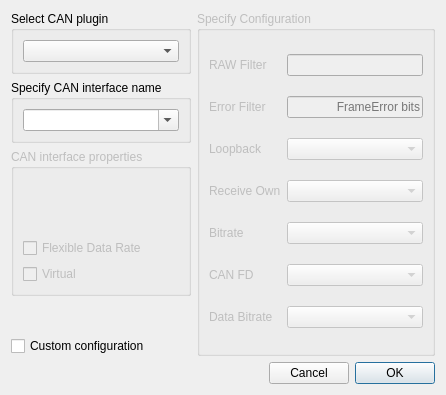
<?xml version="1.0" encoding="UTF-8"?>
<ui version="4.0">
 <class>ConnectDialog</class>
 <widget class="QDialog" name="ConnectDialog">
  <property name="geometry">
   <rect>
    <x>0</x>
    <y>0</y>
    <width>446</width>
    <height>395</height>
   </rect>
  </property>
  <property name="windowTitle">
   <string>Connect</string>
  </property>
  <layout class="QGridLayout" name="gridLayout_2">
   <item row="5" column="0" colspan="2">
    <layout class="QHBoxLayout" name="horizontalLayout">
     <item>
      <spacer name="horizontalSpacer">
       <property name="orientation">
        <enum>Qt::Horizontal</enum>
       </property>
       <property name="sizeHint" stdset="0">
        <size>
         <width>96</width>
         <height>20</height>
        </size>
       </property>
      </spacer>
     </item>
     <item>
      <widget class="QPushButton" name="cancelButton">
       <property name="text">
        <string>Cancel</string>
       </property>
       <property name="autoDefault">
        <bool>false</bool>
       </property>
      </widget>
     </item>
     <item>
      <widget class="QPushButton" name="okButton">
       <property name="text">
        <string>OK</string>
       </property>
       <property name="autoDefault">
        <bool>false</bool>
       </property>
       <property name="default">
        <bool>true</bool>
       </property>
      </widget>
     </item>
    </layout>
   </item>
   <item row="0" column="0">
    <widget class="QGroupBox" name="selectPluginBox">
     <property name="title">
      <string>Select CAN plugin</string>
     </property>
     <layout class="QGridLayout" name="gridLayout">
      <item row="0" column="0">
       <widget class="QComboBox" name="pluginListBox"/>
      </item>
     </layout>
    </widget>
   </item>
   <item row="0" column="1" rowspan="5">
    <widget class="QGroupBox" name="configurationBox">
     <property name="enabled">
      <bool>false</bool>
     </property>
     <property name="title">
      <string>Specify Configuration</string>
     </property>
     <layout class="QGridLayout" name="gridLayout_4">
      <item row="0" column="0">
       <widget class="QLabel" name="rawFilterLabel">
        <property name="text">
         <string>RAW Filter</string>
        </property>
       </widget>
      </item>
      <item row="0" column="1">
       <widget class="QLineEdit" name="rawFilterEdit">
        <property name="alignment">
         <set>Qt::AlignRight|Qt::AlignTrailing|Qt::AlignVCenter</set>
        </property>
       </widget>
      </item>
      <item row="1" column="0">
       <widget class="QLabel" name="errorFilterLabel">
        <property name="text">
         <string>Error Filter</string>
        </property>
       </widget>
      </item>
      <item row="1" column="1">
       <widget class="QLineEdit" name="errorFilterEdit">
        <property name="alignment">
         <set>Qt::AlignRight|Qt::AlignTrailing|Qt::AlignVCenter</set>
        </property>
        <property name="placeholderText">
         <string>FrameError bits</string>
        </property>
       </widget>
      </item>
      <item row="2" column="0">
       <widget class="QLabel" name="loopbackLabel">
        <property name="text">
         <string>Loopback</string>
        </property>
       </widget>
      </item>
      <item row="2" column="1">
       <widget class="QComboBox" name="loopbackBox"/>
      </item>
      <item row="3" column="0">
       <widget class="QLabel" name="receiveOwnLabel">
        <property name="text">
         <string>Receive Own</string>
        </property>
       </widget>
      </item>
      <item row="3" column="1">
       <widget class="QComboBox" name="receiveOwnBox"/>
      </item>
      <item row="4" column="0">
       <widget class="QLabel" name="bitrateLabel">
        <property name="text">
         <string>Bitrate</string>
        </property>
       </widget>
      </item>
      <item row="4" column="1">
       <widget class="BitRateBox" name="bitrateBox"/>
      </item>
      <item row="5" column="0">
       <widget class="QLabel" name="canFdLabel">
        <property name="text">
         <string>CAN FD</string>
        </property>
       </widget>
      </item>
      <item row="5" column="1">
       <widget class="QComboBox" name="canFdBox"/>
      </item>
      <item row="6" column="0">
       <widget class="QLabel" name="dataBitrateLabel">
        <property name="text">
         <string>Data Bitrate</string>
        </property>
       </widget>
      </item>
      <item row="6" column="1">
       <widget class="BitRateBox" name="dataBitrateBox"/>
      </item>
     </layout>
    </widget>
   </item>
   <item row="1" column="0">
    <widget class="QGroupBox" name="specifyInterfaceNameBox">
     <property name="title">
      <string>Specify CAN interface name</string>
     </property>
     <layout class="QGridLayout" name="gridLayout_3">
      <item row="0" column="0">
       <widget class="QComboBox" name="interfaceListBox">
        <property name="editable">
         <bool>true</bool>
        </property>
       </widget>
      </item>
     </layout>
    </widget>
   </item>
   <item row="4" column="0">
    <widget class="QCheckBox" name="useConfigurationBox">
     <property name="text">
      <string>Custom configuration</string>
     </property>
    </widget>
   </item>
   <item row="2" column="0">
    <widget class="QGroupBox" name="interfacePropertiesBox">
     <property name="enabled">
      <bool>false</bool>
     </property>
     <property name="title">
      <string>CAN interface properties</string>
     </property>
     <layout class="QVBoxLayout" name="verticalLayout">
      <item>
       <widget class="QLabel" name="descriptionLabel">
        <property name="text">
         <string/>
        </property>
       </widget>
      </item>
      <item>
       <widget class="QLabel" name="serialNumberLabel">
        <property name="text">
         <string/>
        </property>
       </widget>
      </item>
      <item>
       <widget class="QLabel" name="channelLabel">
        <property name="text">
         <string/>
        </property>
       </widget>
      </item>
      <item>
       <widget class="QCheckBox" name="isFlexibleDataRateCapable">
        <property name="text">
         <string>Flexible Data Rate</string>
        </property>
       </widget>
      </item>
      <item>
       <widget class="QCheckBox" name="isVirtual">
        <property name="text">
         <string>Virtual</string>
        </property>
       </widget>
      </item>
     </layout>
    </widget>
   </item>
  </layout>
 </widget>
 <customwidgets>
  <customwidget>
   <class>BitRateBox</class>
   <extends>QComboBox</extends>
   <header>bitratebox.h</header>
  </customwidget>
 </customwidgets>
 <resources/>
 <connections/>
</ui>
